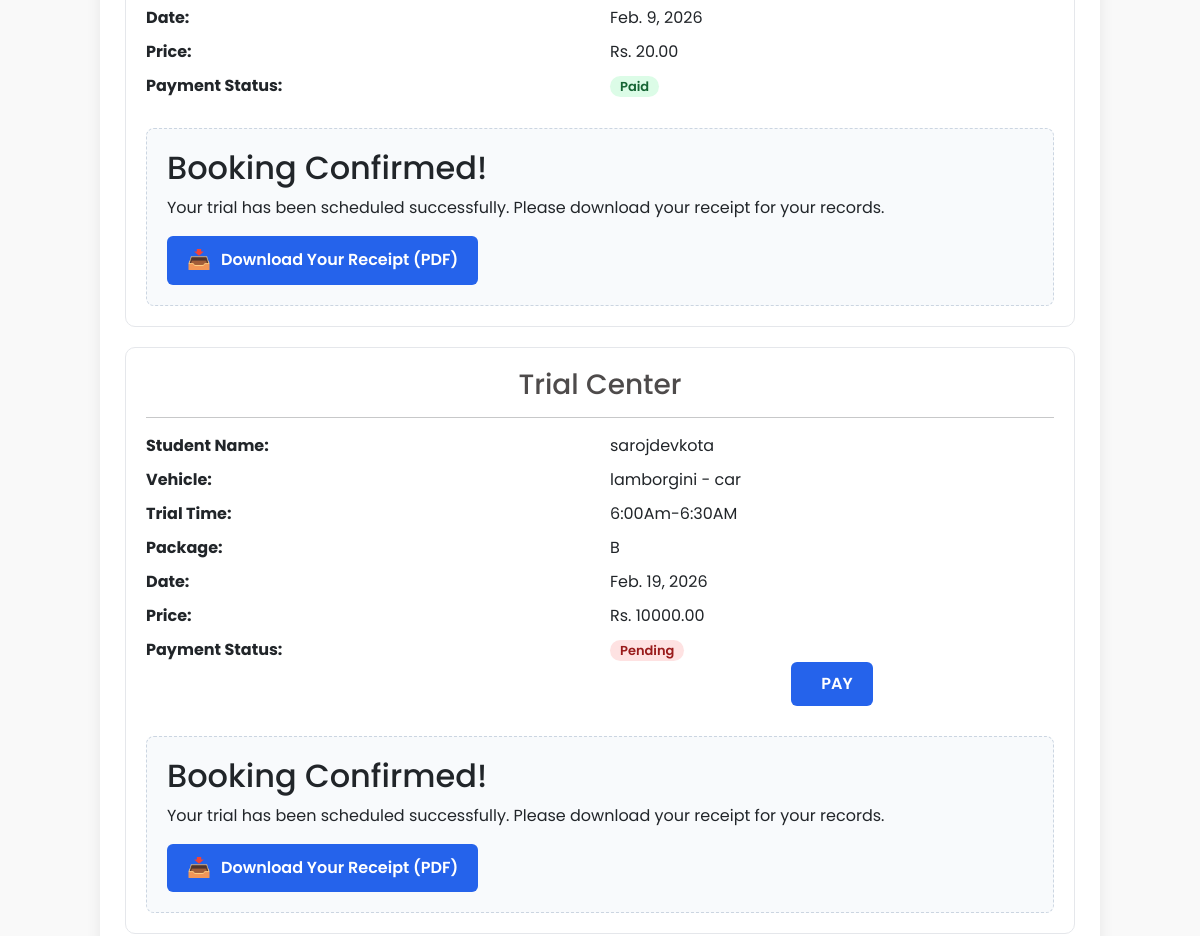
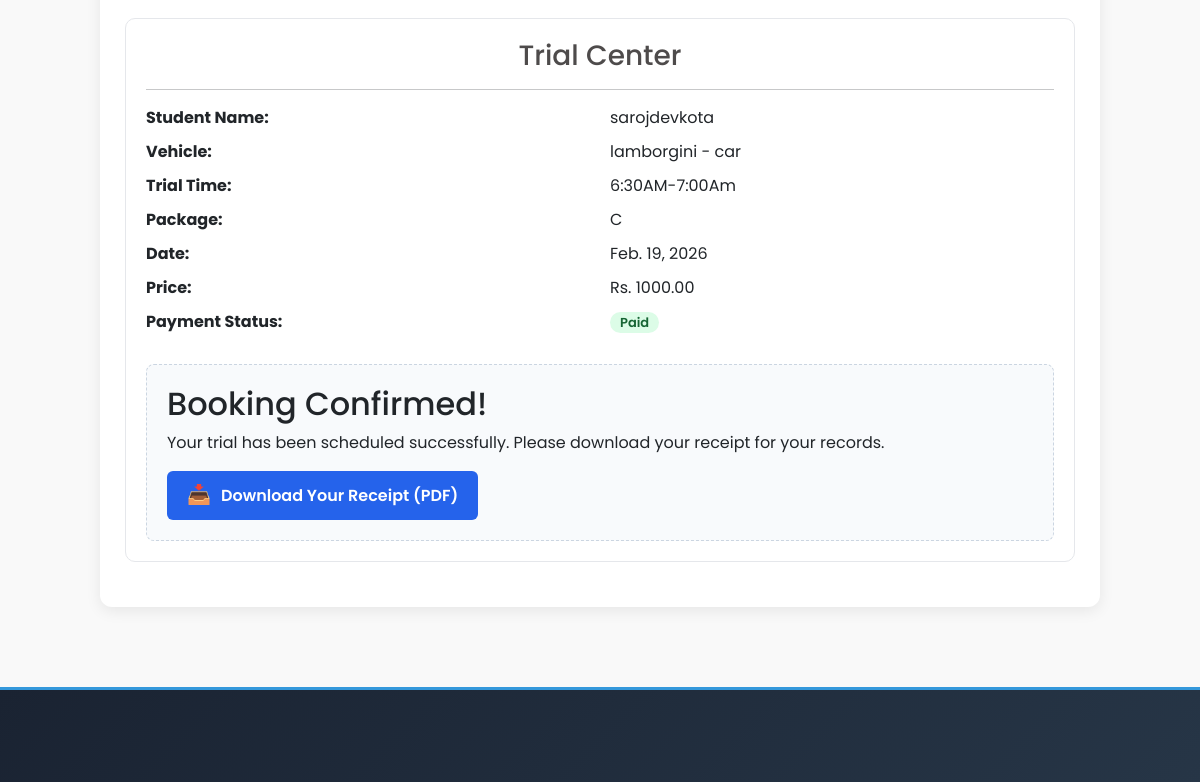
The app's page /account/profile/1/ (signed in, middle part), older data (2 pictures, top to bottom).
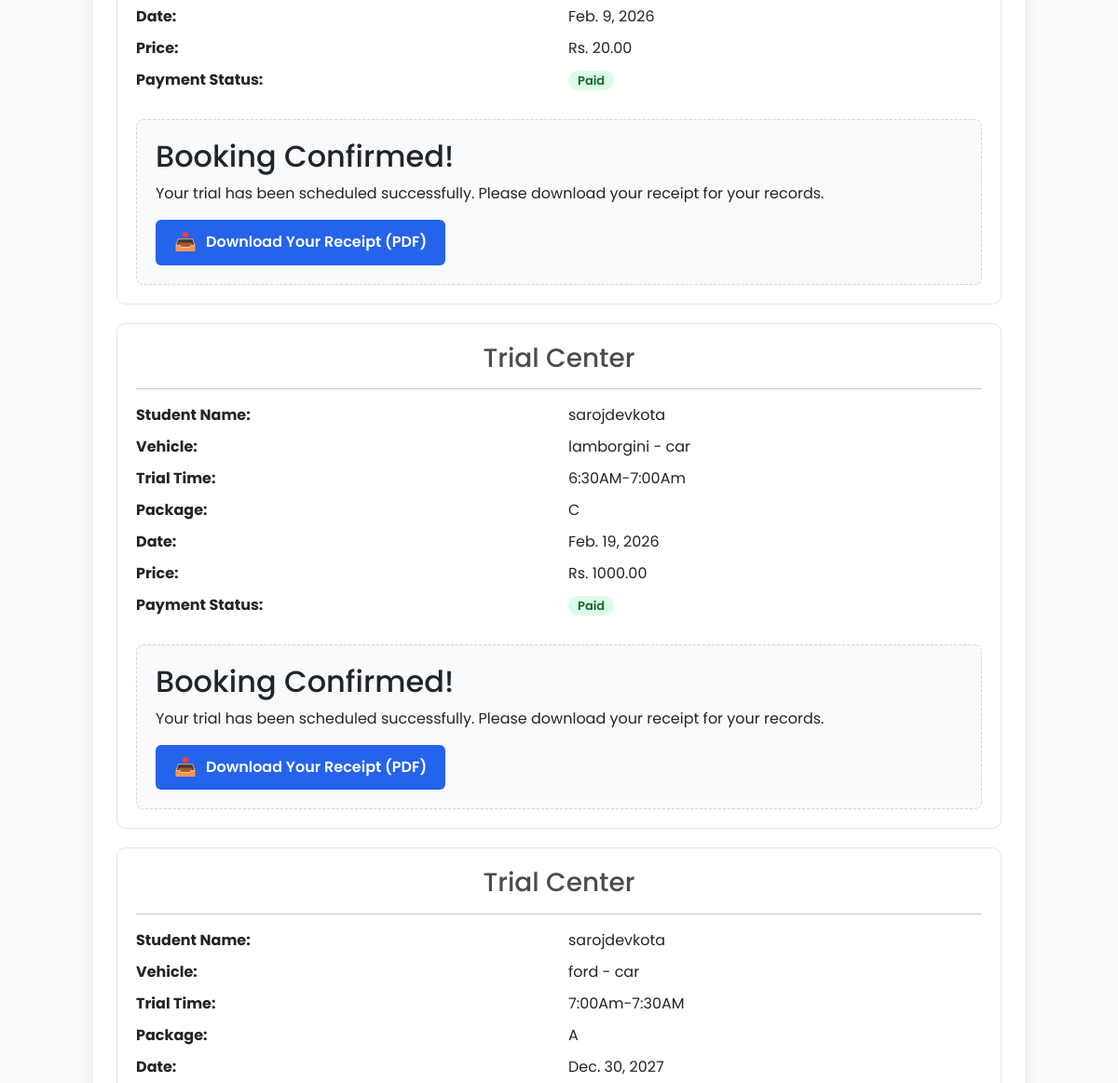
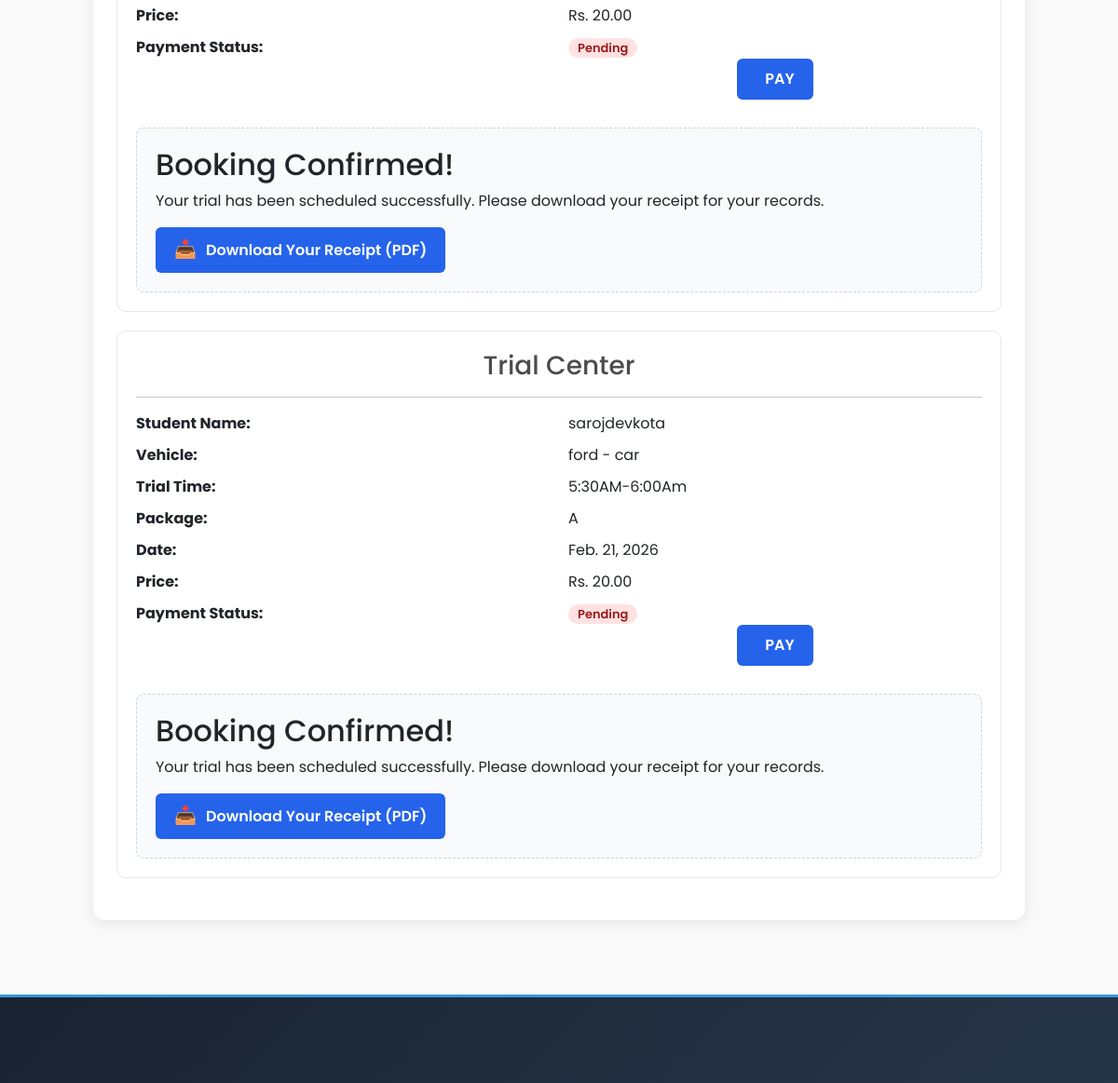
The same page, newer data (2 pictures, top to bottom).
### base/models.py (models this page shows, shortened)
class Booking(models.Model):
    user=models.ForeignKey(User, on_delete=models.CASCADE)
    vehicle=models.ForeignKey(Vehicle, on_delete=models.CASCADE)
    package=models.ForeignKey(Package, on_delete=models.CASCADE)
    trial_time=models.ForeignKey(TrialTime, on_delete=models.CASCADE,  related_name='bookings')
    customer_name=models.CharField(max_length=200)
    phone_number=models.CharField(max_length=15)
    message=models.TextField()
    payment_status=models.BooleanField(default=False)
    payment_uuid = models.CharField(max_length=100, blank=True, null=True)
    booking_date = models.DateField()
    expiry_date = models.DateField(blank=True, null=True)
    is_active=models.BooleanField(default=False)
    class Meta:
        constraints = [
          UniqueConstraint(
            fields=['vehicle', 'trial_time',"booking_date"],
            condition=Q(is_active=True),
            name='unique_active_booking_per_date'
        )
    ]

class Package(models.Model):
    vehicle=models.ForeignKey(Catogery, on_delete=models.CASCADE)
    package_name=models.CharField(max_length=200)
    price=models.DecimalField(max_digits=10, decimal_places=2)
    time=models.CharField(max_length=100)
    duration_days=models.IntegerField()

class Vehicle(models.Model):
    catogery = models.ForeignKey(Catogery, on_delete=models.CASCADE)
    name=models.CharField(max_length=100)
    photo=models.ImageField(upload_to='vehicle_photos/', null=True, blank=True)
    def __str__(self):
        return f"{self.name} - {self.catogery.name}"

class Catogery(models.Model):
    name = models.CharField(max_length=100)

class TrialTime(models.Model):
    vehicle = models.ForeignKey(Vehicle, on_delete=models.CASCADE)
    time = models.ForeignKey(Timeslot, on_delete=models.CASCADE)
    class Meta:
        ordering = ['time']
        unique_together = ('vehicle', 'time')

class Timeslot(models.Model):
    time=models.CharField(max_length=100)
    def __str__(self):
        return self.time

### account/views.py (the view)
# urls.py: path('profile/<str:pk>/',views.profile,name='profile'),
def profile(request, pk):
    user = get_object_or_404(User, pk=pk)
    obj=Booking.objects.filter(user=user)
    is_user=request.user==user
    context = {
        'user': user,
        'obj':obj,
        "is_user":is_user
    }
    return render(request, 'account/profile.html', context)

### account/templates/account/profile.html (shortened to what this page needs)
{% extends 'main.html' %}
{% load static %}
{% block content %}
{% if is_user %}
<div class="profile-wrapper">
  <div class="booking-section">
    {% for booking in obj %}
      <div class="booking-card">
        <h3 style="color: #4e4b4bff; text-align: center;">Trial Center</h3><hr>
        <div class="booking-grid">
          <div><strong>Student Name:</strong></div>
          <div>{{ booking.customer_name }}</div>
          <div><strong>Vehicle:</strong></div>
          <div>{{ booking.vehicle }}</div>
          <div><strong>Trial Time:</strong></div>
          <div>{{ booking.trial_time.time }}</div>
          <div><strong>Package:</strong></div>
          <div>{{ booking.package.package_name }}</div>
          <div><strong>Date:</strong></div>
          <div>{{ booking.booking_date }}</div>
          <div><strong>Price:</strong></div>
          <div>Rs. {{ booking.package.price }}</div>
          <div><strong>Payment Status:</strong></div>
          <div>
            {% if booking.payment_status %}
              <span class="badge badge-success">Paid</span>
            {% else %}
              <span class="badge badge-danger">Pending</span>
              <center>
            <a href="{% url 'esewa'%}?p={{booking.package.id}}&uuid={{booking.payment_uuid}} " class="download-btn">
        PAY
    </a>
          </center>
            {% endif %}
          </div>
        </div>
<div style="margin-top: 30px; padding: 20px; background: #f8fafc; border-radius: 8px; border: 1px dashed #cbd5e1;">
    <h2 style="margin-top: 0;">Booking Confirmed!</h2>
    <p>Your trial has been scheduled successfully. Please download your receipt for your records.</p>
    <a href="{% url 'invoice' booking.id %}" class="download-btn">
        <span class="download-icon">📥</span> Download Your Receipt (PDF)
    </a>
</div>
      </div>
    {% empty %}
      <p>No bookings found.</p>
    {% endfor %}
  </div>
</div>
{%else%}
<h1> Access Denied</h1>
{%endif %}
{% endblock %}

### templates/main.html (shortened to what this page needs)
 {% load static %}
<!DOCTYPE html>
<html lang="en">
<head>
    <link href="https://cdn.jsdelivr.net/npm/bootstrap@5.3.0/dist/css/bootstrap.min.css" rel="stylesheet">
    <link rel="stylesheet" href="{% static 'css/style.css' %}">
</head>
    <body>
 <div class="page-wrapper">
        {% block content %}
        {% endblock %}
 </div>
        <footer class="footer-section"style="background-color: #4e4b4bff;">
    <div class="footer-container">
        <div class="footer-col">
        </div>
        <div class="footer-col">
        </div>
        <div class="footer-col">
        </div>
    </div>
</footer>
<link rel="stylesheet" href="https://cdnjs.cloudflare.com/ajax/libs/font-awesome/6.0.0/css/all.min.css">
</body>
</html>

### static/css/style.css (style rules this page uses)
* { margin: 0; padding: 0; box-sizing: border-box; font-family: "Poppins", sans-serif; }
body { margin: 0; padding: 0; background: #f9f9f9; min-height: 100vh; overflow-y: auto; }
.page-wrapper { padding: 20px; max-width: 1400px; margin: 0 auto; }
.footer-section { background: linear-gradient(135deg, #1a2332 0%, #2c3e50 100%); color: white; padding: 80px 20px 40px; margin-top: 60px; position: relative; border-top: 3px solid #3498db; }
.footer-container { max-width: 1200px; margin: 0 auto; display: grid; grid-template-columns: repeat(auto-fit, minmax(260px, 1fr)); gap: 50px; margin-bottom: 50px; }
.footer-col { padding: 20px 0; transition: transform 0.3s ease; }

### account/templates/account/profile.html (style rules this page uses)
.profile-wrapper { max-width: 1000px; margin: auto; }
.booking-section { background: #fff; padding: 25px; border-radius: 12px; box-shadow: 0 4px 15px rgba(0,0,0,0.08); }
.booking-card { border: 1px solid #e5e7eb; border-radius: 10px; padding: 20px; margin-bottom: 20px; }
.booking-grid { display: grid; grid-template-columns: repeat(2, 1fr); gap: 10px 20px; }
.badge { padding: 4px 10px; border-radius: 20px; font-size: 13px; font-weight: 600; }
.badge-success { background: #dcfce7; color: #166534; }
.badge-danger { background: #fee2e2; color: #991b1b; }
.download-btn { display: inline-flex; align-items: center; background-color: #2563eb; color: white !important; padding: 10px 20px; border-radius: 6px; text-decoration: none; font-weight: 600; transition: background 0.3s; font-size: 1rem; }
.download-icon { margin-right: 10px; font-size: 1.2rem; }

Row changes from the older to the newer data that the page shows:
removed Booking: customer_name "sarojdevkota", vehicle "lamborgini - car", trial_time.time "6:00Am-6:30AM", package.package_name "B", booking_date "Feb. 19, 2026", package.price "10000.00"
added Booking: customer_name "sarojdevkota", vehicle "ford - car", trial_time.time "7:00Am-7:30AM", package.package_name "A", booking_date "Dec. 30, 2027", package.price "20.00"
added Booking: customer_name "sarojdevkota", vehicle "ford - car", trial_time.time "5:30AM-6:00Am", package.package_name "A", booking_date "Feb. 21, 2026", package.price "20.00"
